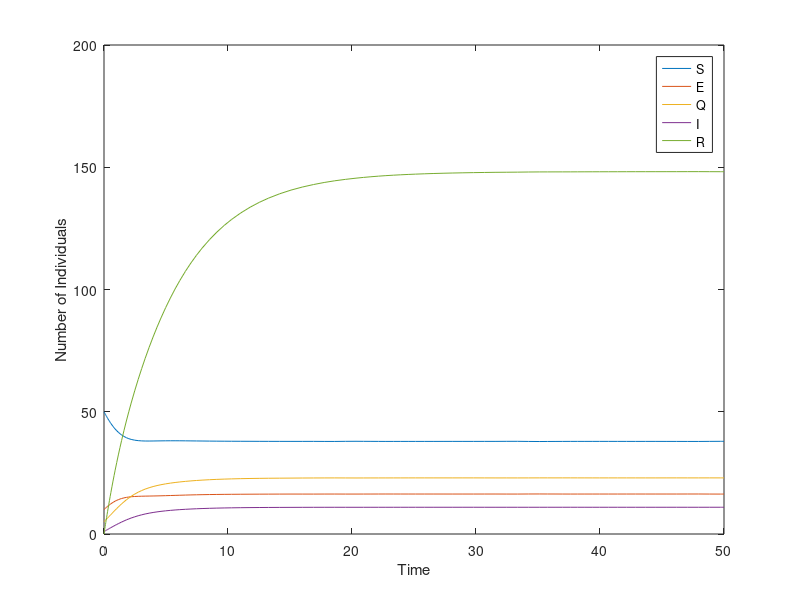

Recreate this plot in MATLAB.
A = 50;
beta = 0.5;
c = .12;
d = 0.2;
delta = .25;
alpha = .3;%1/5.2;
eta = 0.25;
rho1 = .64;
rho2 = .78;
b1 = .25;
b2 = .8;
sigma = 0.2;%.119732;
p = .78;
%M = .916499;
M=0.8;

rhs = @(t, xt) [A - beta*(1-rho1)*(1-rho2)*xt(1)*xt(2) + b1*xt(3) - d*xt(1) - p*xt(1)*M;
    beta*(1-rho1)*(1-rho2)*xt(1)*xt(2) - b2*xt(2) - alpha*xt(2) - sigma*xt(2) - d*xt(2);
    b2*xt(2) - b1*xt(3) - c*xt(3) - d*xt(3);
    alpha*xt(2) + c*xt(3) - (eta + d + delta)*xt(4);
    eta*xt(4) + sigma*xt(2) - d*xt(5) + p*xt(1)*M];

x0 = [50, 10, 5, 1, 0];
[time, x] = ode45(rhs,[0,50],x0);

figure(1)
plot(time, x);
xlabel('Time');
ylabel('Number of Individuals');
legend('S','E','Q','I','R');